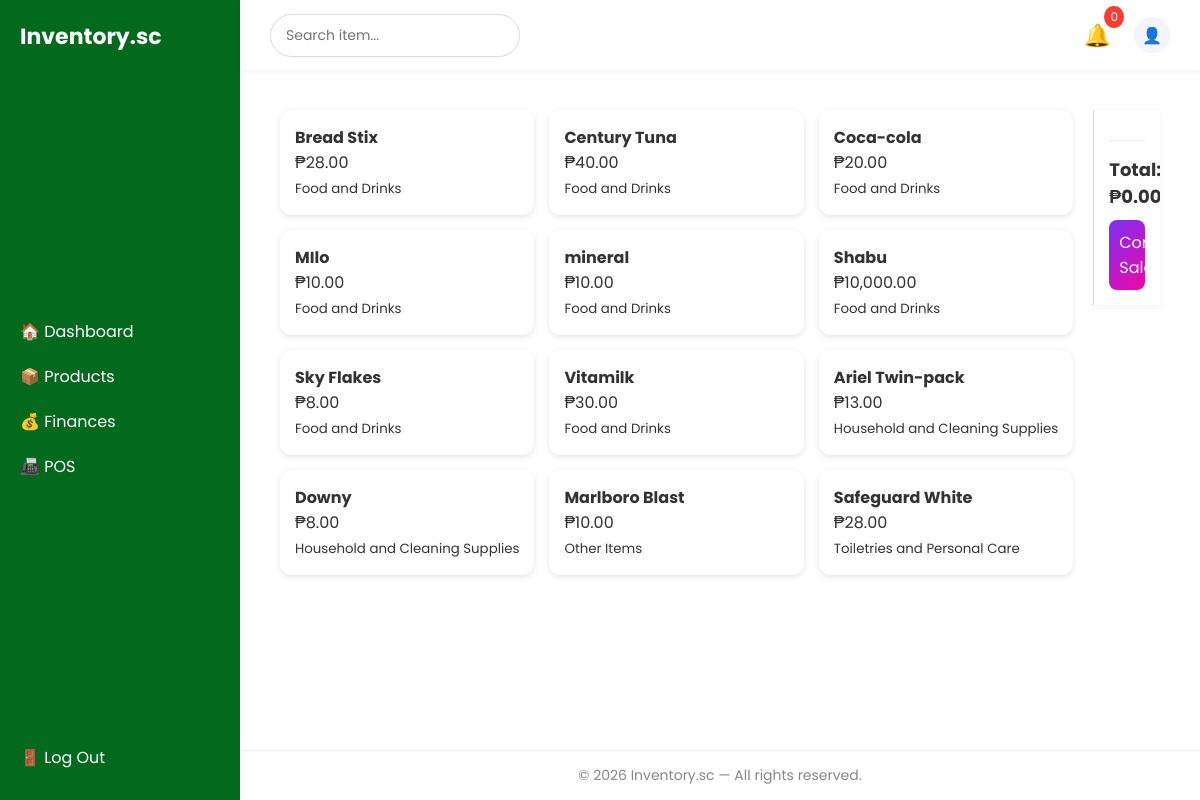
Page /inventory-system/pos.php (signed in) on the committed database.
### tables this page shows
CREATE TABLE `products` (
  `id` int(11) NOT NULL,
  `product_type` varchar(100) NOT NULL,
  `product_name` varchar(255) NOT NULL,
  `volume_quantity` varchar(100) DEFAULT NULL,
  `expiry_date` date DEFAULT NULL,
  `price` decimal(10,2) DEFAULT NULL,
  `created_at` timestamp NOT NULL DEFAULT current_timestamp(),
  `user_id` int(11) NOT NULL
);

### inventory-system/pos.php (the view, shortened to what this page needs)
<?php
include('config/db.php');
$user_id = $_SESSION['user_id'];
$stmt = $conn->prepare("SELECT * FROM products WHERE user_id = ? ORDER BY product_type, product_name");
$stmt->bind_param("i", $user_id);
$stmt->execute();
$result = $stmt->get_result();
?>
<!DOCTYPE html>
<html lang="en">
<head>
    <link rel="stylesheet" href="assets/css/style.css">
</head>
<body>
<?php include('includes/header.php'); ?>
<?php include('includes/sidebar.php'); ?>
<main class="main-content">
    <div class="pos-container">
        <div class="product-list" id="productList">
            <?php if ($result->num_rows > 0): ?>
                <?php while ($row = $result->fetch_assoc()): ?>
                    <div class="product-card"
                         data-name="<?= htmlspecialchars($row['product_name']) ?>"
                         data-price="<?= $row['price'] ?>">
                        <h4><?= htmlspecialchars($row['product_name']) ?></h4>
                        <p>₱<?= number_format($row['price'], 2) ?></p>
                        <small><?= htmlspecialchars($row['product_type']) ?></small>
                    </div>
                <?php endwhile; ?>
            <?php else: ?>
                <p>No products found.</p>
            <?php endif; ?>
        </div>
        <div class="cart-section">
            <div class="checkout">
                <div class="total" id="totalAmount">Total: ₱0.00</div>
                <button id="checkoutBtn">Complete Sale</button>
            </div>
        </div>
    </div>
</main>
<?php include('includes/footer.php'); ?>
</body>
</html>

### inventory-system/includes/header.php (shortened to what this page needs)
<!DOCTYPE html>
<html lang="en">
<head>
    <link rel="stylesheet" href="assets/css/style.css">
</head>
<body>
<header class="topbar">
    <div class="topbar-left">
        <form class="search-bar" onsubmit="return false;">
            <input type="text" id="searchBar" placeholder="Search item..."
       onkeyup="searchItem(this.value)">
        </form>
    </div>
    <div class="topbar-right">
        <button id="notifyBtn" class="notification-btn">
            🔔 <span id="notifCount" class="notif-count">0</span>
        </button>
        <a href="profile.php" class="profile-link">
            <button class="icon-btn profile-btn" title="Profile">👤</button>
        </a>
    </div>
</header>
</body>
</html>

### inventory-system/includes/sidebar.php
<aside class="sidebar">
    <h2 class="logo">Inventory.sc</h2>
    <nav>
        <ul>
            <li class="active"><a href="index.php">🏠 Dashboard</a></li>
            <li><a href="products.php">📦 Products</a></li>
            <li><a href="finances.php">💰 Finances</a></li>
            <li><a href="pos.php">📠 POS</a></li>
        </ul>
    </nav>
    <div class="sidebar-footer">
        <a href="logout.php">🚪 Log Out</a>
    </div>
</aside>

### inventory-system/includes/footer.php (shortened to what this page needs)
<footer class="footer">
    <p>&copy; <?php echo date("Y"); ?> Inventory.sc — All rights reserved.</p>
</footer>
</body>
</html>

### inventory-system/assets/css/style.css (style rules this page uses)
* { margin: 0; padding: 0; box-sizing: border-box; font-family: "Poppins", sans-serif; }
body { display: flex; background: #f9f9fc; color: #333; height: 100vh; margin: 0; overflow: hidden; }
.sidebar { width: 240px; background: #036a1d; color: #fff; height: 100vh; padding: 20px; display: flex; flex-direction: column; justify-content: space-between; }
.sidebar .logo { font-size: 22px; font-weight: bold; margin-bottom: 30px; }
.sidebar ul { list-style: none; }
.sidebar ul li { margin-bottom: 20px; }
.sidebar ul li a { text-decoration: none; color: #fff; font-size: 16px; transition: 0.3s; }
.sidebar ul li.active, .sidebar ul li a:hover { color: #d1c4ff; }
.sidebar-footer a { display: block; color: #fff; margin: 10px 0; text-decoration: none; }
.main-content { position: absolute; top: 70px; left: 240px; right: 0; bottom: 50px; overflow-y: auto; background: #fff; padding: 20px; }
.topbar { position: fixed; top: 0; left: 240px; right: 0; height: 70px; background: #fff; display: flex; align-items: center; justify-content: space-between; padding: 0 30px; box-shadow: 0 2px 6px rgba(0,0,0,0.05); z-index: 100; }
.search-bar { display: flex; align-items: center; }
.search-bar input { padding: 10px 15px; width: 250px; border: 1px solid #ddd; border-radius: 25px; font-size: 14px; transition: 0.3s; }
.topbar-right { display: flex; align-items: center; gap: 15px; }
.icon-btn { background: #f4f4ff; border: none; border-radius: 50%; width: 36px; height: 36px; cursor: pointer; font-size: 16px; transition: 0.3s; }
.footer { position: fixed; bottom: 0; left: 240px; right: 0; height: 50px; background: #fff; color: #888; display: flex; align-items: center; justify-content: center; border-top: 1px solid #eee; font-size: 14px; z-index: 50; }
.profile-link { text-decoration: none; display: inline-flex; align-items: center; gap: 5px; color: #5a5a5a; }
.product-card { background: #fff; padding: 15px; border-radius: 12px; box-shadow: 0 2px 6px rgba(0,0,0,0.1); transition: 0.2s; }
.notification-btn { position: relative; background: none; border: none; border-radius: 50%; cursor: pointer; font-size: 22px; color: #333; padding: 8px; }
.notif-count { position: absolute; top: -5px; right: -5px; background: #ff3b30; color: white; font-size: 12px; padding: 2px 6px; border-radius: 50%; }
.pos-container { display: flex; flex: 1; padding: 20px; gap: 20px; }
.cart-section { flex: 1; display: flex; flex-direction: column; background: #fff; border-left: 1px solid #ddd; padding: 15px; height: 100%; overflow: hidden; box-shadow: 0 2px 8px rgba(0,0,0,0.05); }
.checkout { border-top: 1px solid #eee; padding-top: 15px; }
.total { font-size: 18px; font-weight: bold; color: #333; margin-bottom: 10px; }
.checkout button { background: linear-gradient(135deg, #7b2ff7, #f107a3); border: none; padding: 10px; color: white; border-radius: 8px; font-size: 16px; cursor: pointer; width: 100%; }
.product-list { display: grid; grid-template-columns: repeat(3, 1fr); gap: 15px; }

### rows in the picture
products: product_name "Bread Stix", price "28.00", product_type "Food and Drinks"
products: product_name "Century Tuna", price "40.00", product_type "Food and Drinks"
products: product_name "Coca-cola", price "20.00", product_type "Food and Drinks"
products: product_name "MIlo", price "10.00", product_type "Food and Drinks"
products: product_name "mineral", price "10.00", product_type "Food and Drinks"
products: product_name "Shabu", price "10,000.00", product_type "Food and Drinks"
products: product_name "Sky Flakes", price "8.00", product_type "Food and Drinks"
products: product_name "Vitamilk", price "30.00", product_type "Food and Drinks"
products: product_name "Ariel Twin-pack", price "13.00", product_type "Household and Cleaning Supplies"
products: product_name "Downy", price "8.00", product_type "Household and Cleaning Supplies"
products: product_name "Marlboro Blast", price "10.00", product_type "Other Items"
products: product_name "Safeguard White", price "28.00", product_type "Toiletries and Personal Care"
